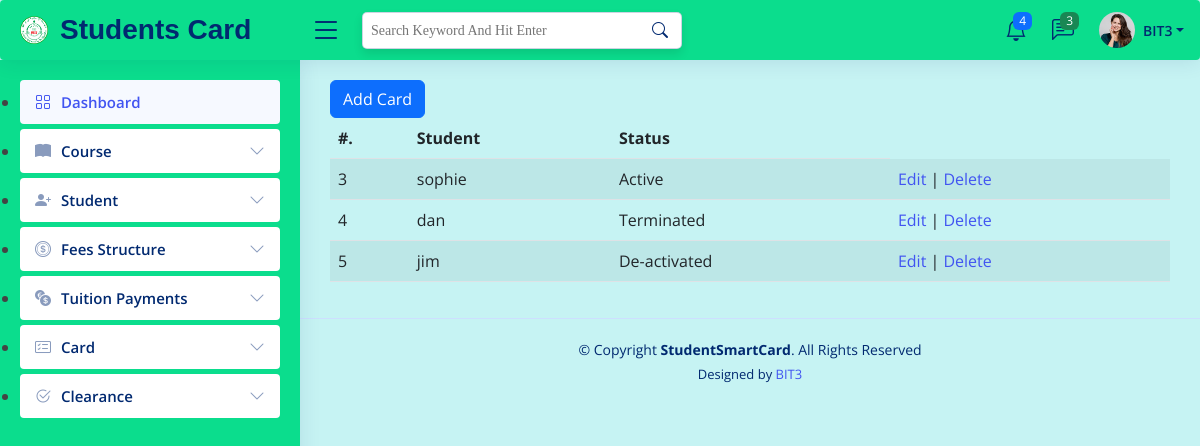
The page /add_card/ (signed in) on the database its author committed.
### Cards/models.py (models this page shows, shortened)
class Card(models.Model):
    STATUS = [
        ("Active","Active"),
        ("De-activated", "Deactivated"),
        ("Terminated", "Terminated")
    ]
    student = models.ForeignKey(Student, on_delete = models.CASCADE)
    status = models.CharField(max_length = 15, choices = STATUS)

class Student(models.Model):
    GENDER_OPTIONS=[
        ("M", "Male"),
        ("F","Female"),
    ]
    MARITAL_STATUS_OPTIONS=[
        ("M","Married"),
        ("S","Single"),
    ]
    SESSION_OPTIONS = [
        ("Day","Day"),
       ("Evening", "Evening"),
        ("Weekend", "Weekend"),
    ]
    student_name = models.CharField(max_length = 50, null= True, blank= True)
    gender = models.CharField(max_length=2, choices=GENDER_OPTIONS)
    course = models.ForeignKey(Course,on_delete=models.CASCADE)
    session = models.CharField(max_length = 8, choices = SESSION_OPTIONS ,null= True, blank= True)
    date_of_birth = models.DateField(auto_now = False)
    address = models.CharField(max_length = 255, null= True, blank= True)
    religion = models.CharField(max_length=20)
    telephone_no = models.CharField(max_length = 15)
    nationality = models.CharField(max_length = 20,null= True, blank= True)
    marital_status = models.CharField(max_length=2, choices= MARITAL_STATUS_OPTIONS)
    def __str__(self):
        return self.student_name

### Cards/views.py (the view)
# urls.py: path('add_card/',add_card_view,name='add_card_page'),
@login_required
def add_card_view(request):
    message =''
    if request.method == "POST":
        card_form = CardForm(request.POST)
        if card_form.is_valid():
            card_form.save()
        message = "Card Added Successfully"
    else:
        card_form = CardForm()
    messages.success(request,message)
    cards = Card.objects.all()
    context = {
        'form':card_form,
        'msg' :message,
        'cards' :cards
    }
    return render(request, "add_card.html", context)

### Cards/forms.py
class CardForm(ModelForm):
    class Meta:
        model = Card
        fields = '__all__'

### Cards/templates/add_card.html (shortened to what this page needs)
{% extends './base2.html' %}
{% load crispy_forms_tags %}
{% block content %}
                    <button type="button" class="btn btn-primary" data-bs-toggle="modal" data-bs-target="#basicModal">
                    Add Card
                    </button>
            <table class="table table-striped">
                <thead>
                    <tr>
                        <th scope="col">#.</th>
                        <th scope="col">Student</th>
                        <th scope="col">Status</th>
                    </tr>
                </thead>
                <tbody>
                    {% for Card in cards %}
                        <tr>
                            <td scope="row">{{Card.id}}</td>
                            <td>{{Card.student}}</td>
                            <td>{{Card.status}}</td>
                            <td>
                                <a href="{% url 'edit_card_page' Card.id %}">Edit</a> |
                                <a href="{% url 'delete_card_page' Card.id %}"
                                onclick ="return confirm('Are you sure to delete this Card')">
                                Delete</a>
                            </td>
                        </tr>
                    {% endfor %}
                </tbody>
            </table>
        </div>
{% endblock content %}

### static/assets/css/style.css (style rules this page uses)
:root { scroll-behavior: smooth; }
body { font-family: "Open Sans", sans-serif; background: #c6f3f3; color: #444444; }
a { color: #4154f1; text-decoration: none; }

### rows shown on the page
Card: id "3", student "sophie", status "Active"
Card: id "4", student "dan", status "Terminated"
Card: id "5", student "jim", status "De-activated"
